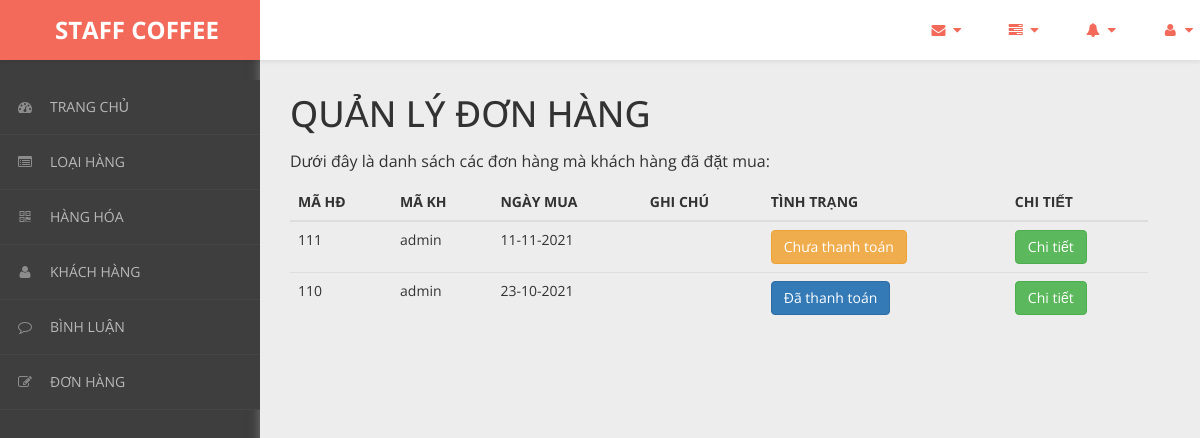
The app's page /admin/content/hoa-don/hoa-don-list.php with its own data.
### tables this page shows
CREATE TABLE `hoa_don` (
  `ma_hd` int(11) NOT NULL,
  `ngay_mua` varchar(20) NOT NULL,
  `ghi_chu` varchar(50) NOT NULL,
  `tinh_trang` varchar(20) NOT NULL DEFAULT '0',
  `ma_kh` varchar(50) NOT NULL
);

### admin/dao/pdo.php (called while the page is built, shortened)
<?php
    function pdo_get_connection(){
        $pdo = new PDO("mysql:host=localhost;dbname=staffcoffee",'root','');
        $pdo->setAttribute(PDO::ATTR_ERRMODE, PDO::ERRMODE_EXCEPTION);
        return $pdo;
    }
    function pdo_query($sql){
        $sql_args = array_slice(func_get_args(),1);
        try{
            $conn = pdo_get_connection();
            $stmt = $conn ->prepare($sql);
            $stmt -> execute($sql_args);
            $rows = $stmt -> fetchAll();
            return $rows;
        }catch(PDOException $e){
            throw $e;
        }finally{
            unset($conn);
        }
    }
    ?>

### admin/dao/hoa-don.php (called while the page is built, shortened)
<?php
    require_once ('pdo.php');
    function hoa_don_select_all(){
        $sql = "SELECT * FROM hoa_don ORDER BY ma_hd DESC";
        return pdo_query($sql);
    }
?>

### admin/content/hoa-don/hoa-don-list.php (the view, shortened to what this page needs)
<!DOCTYPE html>
<html xmlns="http://www.w3.org/1999/xhtml">
<head>
    <link href="../../../css/admin/css/bootstrap.css" rel="stylesheet" />
    <link href="../../../css/admin/css/font-awesome.css" rel="stylesheet" />
    <link href="../../../css/admin/css/custom-styles.css" rel="stylesheet" />
</head>
<body>
    <div id="wrapper">
        <nav class="navbar navbar-default top-navbar" role="navigation">
            <div class="navbar-header">
                <a class="navbar-brand" href="../../../../bigshoes/trang-chinh/"><strong style = "margin-left: 40px;">STAFF COFFEE</strong></a>
            </div>
            <ul class="nav navbar-top-links navbar-right">
                <li class="dropdown">
                    <a class="dropdown-toggle" data-toggle="dropdown" href="#" aria-expanded="false">
                        <i class="fa fa-envelope fa-fw"></i> <i class="fa fa-caret-down"></i>
                    </a>
                </li>
                <li class="dropdown">
                    <a class="dropdown-toggle" data-toggle="dropdown" href="#" aria-expanded="false">
                        <i class="fa fa-tasks fa-fw"></i> <i class="fa fa-caret-down"></i>
                    </a>
                </li>
                <li class="dropdown">
                    <a class="dropdown-toggle" data-toggle="dropdown" href="#" aria-expanded="false">
                        <i class="fa fa-bell fa-fw"></i> <i class="fa fa-caret-down"></i>
                    </a>
                </li>
                <li class="dropdown">
                    <a class="dropdown-toggle" data-toggle="dropdown" href="#" aria-expanded="false">
                        <i class="fa fa-user fa-fw"></i> <i class="fa fa-caret-down"></i>
                    </a>
                </li>
            </ul>
        </nav>
        <nav class="navbar-default navbar-side" role="navigation">
            <div class="sidebar-collapse">
                <ul class="nav" id="main-menu">
                    <li>
                        <a href="../thong-ke/thong-ke-list.php"><i class="fa fa-dashboard"></i>TRANG CHỦ</a>
                    </li>
                    <li>
                        <a href="../loai-hang/loai-hang-list.php"><i class="fa fa-list-alt" aria-hidden="true"></i>LOẠI HÀNG</a>
                    </li>
                    <li>
                        <a href="../hang-hoa/hang-hoa-list.php"><i class="fa fa-qrcode"></i>HÀNG HÓA</a>
                    </li>
                    <li>
                        <a href="../khach-hang/khach-hang-list.php"><i class="fa fa-user"></i>KHÁCH HÀNG</a>
                    </li>
                    <li>
                        <a href="../binh-luan/binh-luan-list.php"><i class="fa fa-comment-o" aria-hidden="true"></i>BÌNH LUẬN</a>
                    </li>
                    <li>
                        <a href="../hoa-don/hoa-don-list.php"><i class="fa fa-edit"></i>ĐƠN HÀNG</a>
                    </li>
                </ul>
            </div>
        </nav>
        <div id="page-wrapper">
		  <div class="header">
                        <div class="page-header">
                            <h1>QUẢN LÝ ĐƠN HÀNG</h1>
                            <p>Dưới đây là danh sách các đơn hàng mà khách hàng đã đặt mua: </p>
                            <?php
                                require_once ('../../dao/hoa-don.php');
                                $items = hoa_don_select_all();
                            ?>
                            <table class="table table-hover">
                                <thead>
                                  <tr>
                                    <th>MÃ HĐ</th>
                                    <th>MÃ KH</th>
                                    <th>NGÀY MUA</th>
                                    <th>GHI CHÚ</th>
                                    <th>TÌNH TRẠNG</th>
                                    <th>CHI TIẾT</th>
                                  </tr>
                                </thead>
                                <tbody>
                                <?php foreach($items as $item){
                                     extract($item);
                                    ?>
                                  <tr>
                                    <td><?=$ma_hd?></td>
                                    <td><?=$ma_kh?></td>
                                    <td><?=$ngay_mua?></td>
                                    <td><?=$ghi_chu?></td>
                                    <td>
                                    <a href="thanh-toan-gio-hang.php?ma_hd=<?=$ma_hd?>">
                                        <?php
                                            if($tinh_trang == 0){
                                                echo '<button class="btn btn-warning name="thanh_toan">';
                                                echo "Chưa thanh toán";
                                            }
                                            else if($tinh_trang == 1){
                                                echo '<button class="btn btn-primary name="thanh_toan">';
                                                echo "Đã thanh toán ";
                                            }
                                            else   {
                                                echo '<button class="btn btn-danger name ="thanh_toan">';
                                                echo "Hủy";
                                            }
                                        ?>
                                        </button></a>
                            </div>
                                    <td><a href="chi-tiet-hoa-don.php?ma_hd=<?=$ma_hd?>&ma_kh=<?=$ma_kh?>"><button class="btn btn-success">Chi tiết</button></a></td>
                                <?php } ?>
                        </div>
		</div>
</body>
</html>

### css/admin/css/custom-styles.css (style rules this page uses)
body { font-family: 'Open Sans', sans-serif; background: #3E3E3E; }
#wrapper { width: 100%; }
#page-wrapper { padding: 15px 15px; min-height: 600px; background: #EDEDED; }
h1, .h1, h2, .h2, h3, .h3 { margin-top: 7px; margin-bottom: -5px; }
p { font-size:16px; line-height:25px; padding-top:20px; }
.navbar-side { z-index: 0; }
.navbar-side .nav > li > a > i { color: #8C8C8C;padding: 8px;width: 30px;text-align: center; }
.top-navbar { position: fixed; width: 100%; z-index: 300; -webkit-box-shadow: 0 3px 3px rgba(0, 0, 0, 0.05); -moz-box-shadow: 0 3px 3px rgba(0, 0, 0, 0.05); box-shadow: 0 3px 3px rgba(0, 0, 0, 0.05); }
.navbar-side { z-index: 1; position: fixed; width: 260px; top: 80px; }
#page-wrapper { position: relative; top: 55px; box-shadow: 0 0 10px #757575; -moz-box-shadow: 0 0 10px #757575; -webkit-box-shadow: 0 0 10px #757575; }
.page-header { margin: 0;border-bottom: 1px solid transparent;text-align: left;background-color: rgb(237, 237, 237);padding: 32px 22px 32px 0;color: #323232; }
.header { margin: 0 30px; }
.top-navbar { margin:0px; }
.top-navbar .navbar-brand { color: #fff;width: 260px;text-align: left;height: 60px;font-size: 24px;font-weight: 700;line-height: 30px;background: #F36A5A; }
.top-navbar .nav > li { position: relative; display: inline-block; margin: 0px; padding: 0px; }
.top-navbar .nav > li > a { position: relative; display: block; padding: 20px;color: #FFFFFF; margin: 0px; }
.sidebar-collapse , .sidebar-collapse .nav { background:none; }
.sidebar-collapse .nav { padding:0; }
.sidebar-collapse .nav > li > a { color: #B8B8B8; background:transparent; text-shadow:none; font-size: 14px; }
.sidebar-collapse > .nav > li > a { padding: 12px 10px; }
.sidebar-collapse > .nav > li { border-bottom: 1px solid rgba(107, 108, 109, 0.19); }
.navbar-side { border:none; background: #3E3E3E; }
.top-navbar { background: #FFFFFF; border-bottom:none; }
.top-navbar .nav > li > a > i { margin-right: 2px; }
.navbar-default { border:0px solid black; }
.navbar-header { background: transparent; }
.nav > li > a > i { margin-right:10px; color: rgb(243, 106, 90); }
@media (min-width:768px) { #page-wrapper { margin: 0 0 0 260px; padding: 0; min-height: 1200px; } }
@media (min-width:768px) { .navbar-side { width: 260px; z-index: 1; } }
@media (min-width:768px) { .navbar { border-radius: 0px; } }

### records on screen
hoa_don: ma_hd "111", ma_kh "admin", ngay_mua "11-11-2021", tinh_trang "Chưa thanh toán"
hoa_don: ma_hd "110", ma_kh "admin", ngay_mua "23-10-2021", tinh_trang "Đã thanh toán"
